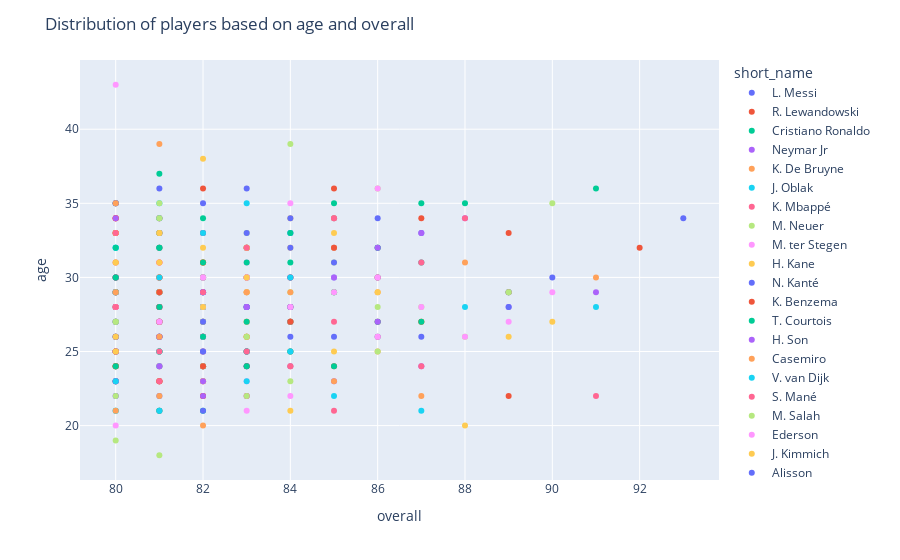

Notebook code cell kept with this figure:
### Code cell
fig = px.scatter(top_players,
                 x='overall',
                 y='age',
                 color='short_name')
fig.update_layout(title='Distribution of players based on age and overall')
fig.show()
